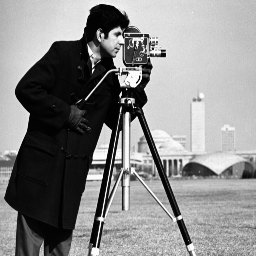
%> input picture cameraman1.png, 256 x 256 px
$ octave wienerF.m   (GNU Octave 9; MATLAB toolbox functions it lacks are replaced by stand-ins)
%> lines starting %> are read from the running program, lines starting %| are printed output that depends on the picture
clear all;
close all;
clc ;
I = imread('cameraman1.png');
%> I is the input picture: size 256x256 uint8; min 0, max 251, mean 137.1
I = im2double(I);
%> I: size 256x256 double
[r,c]=size(I);
%> r = 256; c = 256
H = fspecial('motion',9,0);
MotionBlur = imfilter(I,H,'replicate');
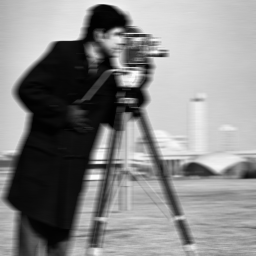
%> MotionBlur: size 256x256 double; min 0.00436, max 0.984, mean 0.537
%imshow(MotionBlur);
F=fft2(MotionBlur);
FT=transpose(F);

W=(FT./((F.*F)+0.01));

%P=I.*OUT;
%imshow(OUT);
G=F.*W;
G1=ifft2(G);
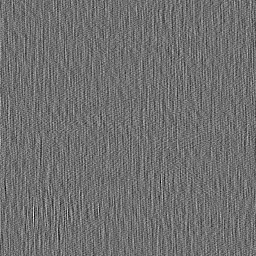
%> G1: size 256x256 double; min -0.114, max 0.145, mean 1.53e-05; drawn with min black and max white
figure,
subplot(1,3,1),imshow(I);title('Original image');
subplot(1,3,2),imshow(real(G1),[]);title(' blurred image');
O=F./W;
O1=ifft2(O);
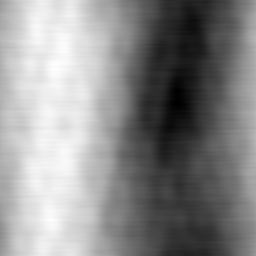
%> O1: size 256x256 double; min 9747.2, max 26478.9, mean 18931; drawn with min black and max white
subplot(1,3,3),imshow(real(O1),[]);title('restored image');
